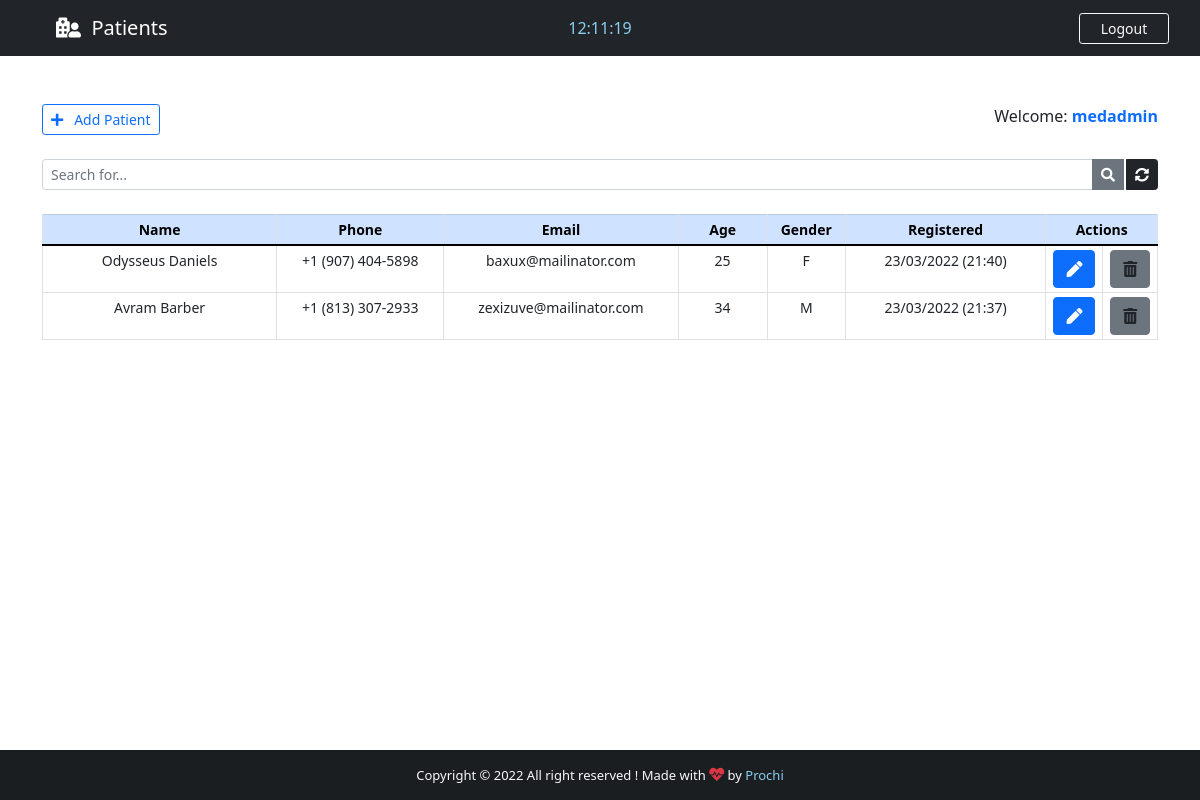
The app's page /backend/ (signed in), older data.
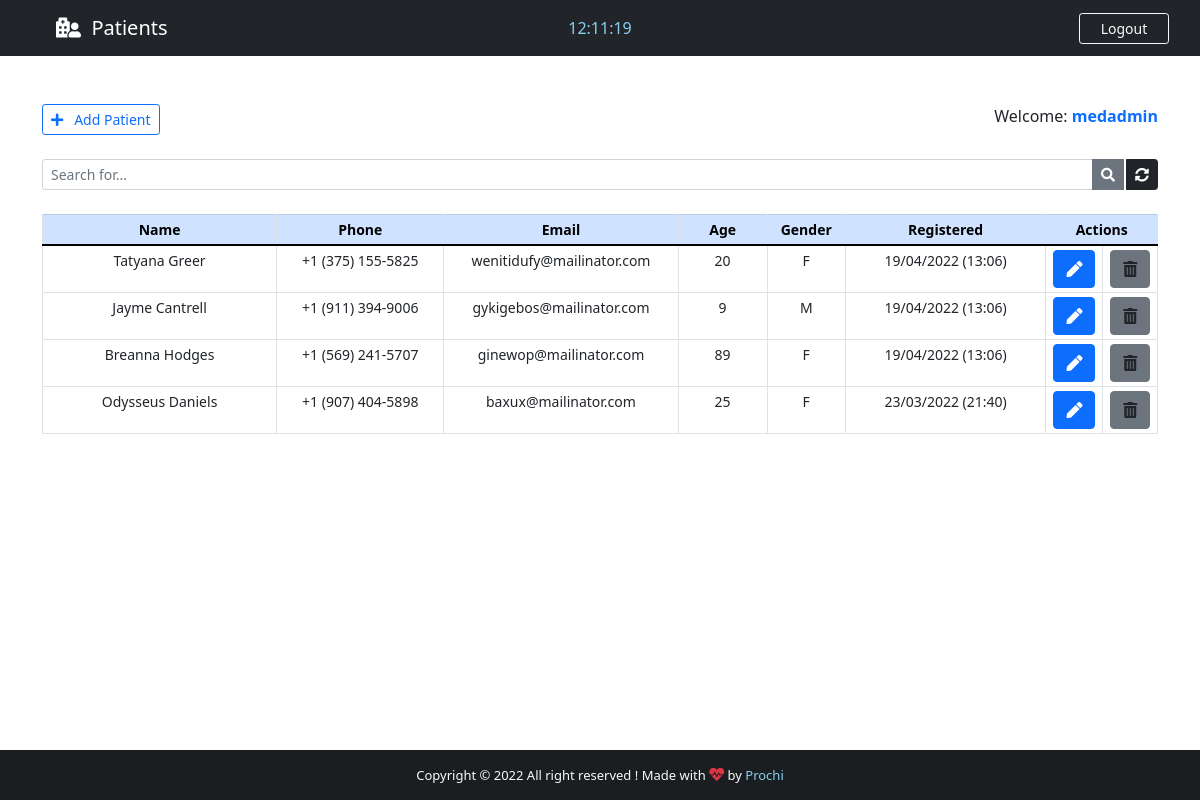
The same page, newer data.
### base/models.py (models this page shows, shortened)
class Patient(models.Model):
    GENDER = (
        ('M', 'M'),
        ('F', 'F')
    )
    id = models.IntegerField(primary_key=True)
    name = models.CharField(max_length=40)
    phone = models.CharField(max_length=20)
    email = models.CharField(max_length=40)
    age = models.CharField(max_length=3)
    gender = models.CharField(max_length=1, null=True, choices=GENDER)
    note = models.TextField(blank=True)
    created_at = models.DateTimeField(auto_now_add=True)

### base/views.py (the view)
# urls.py: path('backend/', views.backend, name="backend"),
@cache_control(no_cache=True, must_revalidate=True, no_store=True)
@login_required(login_url='login')
def backend(request):
    if 'q' in request.GET:
        q = request.GET['q']
        all_patient_list = Patient.objects.filter(
            Q(name__icontains=q) | Q(phone__icontains=q) | Q(email__icontains=q) | Q(age__icontains=q) | Q(gender__icontains=q) | Q(note__icontains=q)
        ).order_by('-created_at')
    else:
        all_patient_list = Patient.objects.all().order_by('-created_at')
    paginator = Paginator(all_patient_list, 5)
    page = request.GET.get('page')
    all_patient = paginator.get_page(page)
    return render(request, "base/backend.html", {"patients":all_patient})

### base/templates/base/backend.html (shortened to what this page needs)
{% extends 'main.html' %}
{% block nav-content %}
<i class="fas fa-hospital-user"></i>&nbsp;&nbsp;Patients
{% endblock nav-content %}
{% block time %}
<div class="col-sm">
    <center>
        <span id="clock" style="color: #89cff0;"></span>
    </center>
</div>
{% endblock time %}
{% block btn-nav %}
<a class="btn btn-outline-danger btn-sm border-light text-light" id="btn-nav" data-toggle="modal"
    data-target="#logoutModal">Logout</a>
{% endblock btn-nav %}
{% block footer %} style="color: #89cff0; text-decoration: none;"{% endblock footer %}
{% block content %}
<div class="container">
    <br><br>
    <div class="d-flex justify-content-between">
        <a href="{% url 'add_patient' %}" class="btn btn-outline-primary btn-sm">
            <i class="fas fa-plus"></i>&nbsp;&nbsp; Add Patient
        </a>
        <span>
            Welcome: <strong><span class="text-primary">{{ user.get_username }}</span></strong>
        </span>
    </div>
    <form action="" method="GET">
        <div class="input-group input-group-sm mb-3 mt-4">
            <input type="text" name="q" class="form-control" placeholder="Search for..." value="{{ request.GET.q }}">
            <button class="btn btn-secondary"><i class="fas fa-search"></i></button>
            <a href="{% url 'backend' %}" class="btn btn-dark" style="margin-left: 2px;"><i
                    class="fas fa-sync-alt"></i></a>
        </div>
    </form>
    <center>
        <table class="table table-bordered table-sm mt-4" style="text-align: center; font-size: 14px;">
            <thead class="table-primary">
                <tr>
                    <th style="width: 21%">Name</th>
                    <th style="width: 15%">Phone</th>
                    <th style="width: 21%">Email</th>
                    <th style="width: 8%">Age</th>
                    <th style="width: 7%">Gender</th>
                    <th style="width: 18%">Registered</th>
                    <th style="width: 10%" colspan="2">Actions</th>
                </tr>
            </thead>
            {% for patient in patients %}
            <tr id="chk_td">
                <td>{{ patient.name }}</td>
                <td>{{ patient.phone }}</td>
                <td>{{ patient.email }}</td>
                <td>{{ patient.age }}</td>
                <td>{{ patient.gender }}</td>
                <td>{{ patient.created_at | date:'d/m/Y (H:i)' }}</td>
                <td>
                    <a href="/patient/{{ patient.id }}" class="btn btn-primary" title="Edit patient">
                        <li class="fas fa-pen"></li>
                    </a>
                </td>
                <td>
                    <a class="btn btn-secondary" title="Delete patient"
                        data-bs-toggle="modal" data-bs-target="#deleteModal{{ patient.pk }}">
                        <li class="fas fa-trash-alt"></li>
                    </a>
                </td>
            </tr>
            {% endfor %}
        </table>
    </center>
</div>
{% endblock content %}

Row changes from the older to the newer data that the page shows:
removed Patient: name "Avram Barber", phone "+1 (813) 307-2933", email "zexizuve@mailinator.com", age "34", gender "M", created_at "23/03/2022 (21:37)"
added Patient: name "Tatyana Greer", phone "+1 (375) 155-5825", email "wenitidufy@mailinator.com", age "20", gender "F", created_at "19/04/2022 (13:06)"
added Patient: name "Jayme Cantrell", phone "+1 (911) 394-9006", email "gykigebos@mailinator.com", age "9", gender "M", created_at "19/04/2022 (13:06)"
added Patient: name "Breanna Hodges", phone "+1 (569) 241-5707", email "ginewop@mailinator.com", age "89", gender "F", created_at "19/04/2022 (13:06)"
